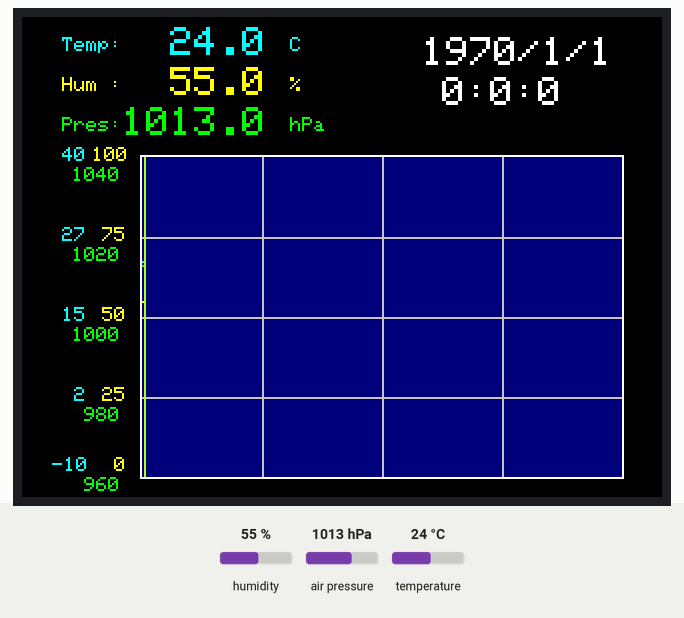
This sketch was run on a simulated ESP32. Parts: 320×240 colour display. The test bench sets the inputs (shaded band); at power-on: humidity 55 %, air pressure 1013 hPa, temperature 24 °C. What the sketch prints to the serial monitor is not drawn.

Above: at 0.4 s.

The sketch:

esp32_BME820_WebSrv.ino
```cpp
//#define USE_WIFI


//for FreeRTOS
xQueueHandle QUE[4];
TaskHandle_t th[5];
xQueueHandle Queue_DispREQ;

//for wifi
#include <WiFi.h>
#include <TimeLib.h>
//const char* ssid     = "Buffalo-G-6F1E";
//const char* password = "hjmgxi5tphvpi";

const char* ssid     = "tkdn_iPhone";
const char* password = "pgu74lcqt4iq";


WiFiServer server(80);

//for BME280
#include <Adafruit_Sensor.h>
#include <Adafruit_BME280.h>
#define SEALEVELPRESSURE_HPA (1013.25)
Adafruit_BME280 bme; // I2C
float temperature;
float pressure;
float humidity;

//for ILI9341 SPI
#include <SPI.h>
#include "Adafruit_GFX.h"
#include "Adafruit_ILI9341.h"

#define TFT_DC 16
#define TFT_CS 5
#define TFT_CLK 18
#define TFT_MOSI 23
#define TFT_MISO 19
#define TFT_RST  4
Adafruit_ILI9341 tft = Adafruit_ILI9341(TFT_CS, TFT_DC, TFT_MOSI, TFT_CLK, TFT_RST, TFT_MISO);

//-------NTPサーバー定義----------------
IPAddress timeServer(52, 168, 138, 145); //time.windows.com
const int NTP_PACKET_SIZE = 48; // NTP time stamp is in the first 48 bytes of the message
byte packetBuffer[ NTP_PACKET_SIZE]; //buffer to hold incoming and outgoing packets
const int timeZone = 9;     // Tokyo
WiFiUDP Udp;
unsigned int localPort = 8888;  // local port to listen for UDP packets
uint32_t NTPlastTime = 0;

//-------時刻表示定義-------------------
String time_str, ymd_str;
const char* week_jp[7] = {"sun", "mon", "tue", "wed", "thu", "fri", "sat"};
uint8_t MinuteTime;

//*************************NTP Time 関数**************************************
time_t getNtpTime()
{
  while (Udp.parsePacket() > 0) ; // discard any previously received packets
  Serial.println("Transmit NTP Request");
  sendNTPpacket(timeServer);
  uint32_t beginWait = millis();
  while (millis() - beginWait < 1500) {
    int size = Udp.parsePacket();
    if (size >= NTP_PACKET_SIZE) {
      Serial.println("Receive NTP Response");
      Udp.read(packetBuffer, NTP_PACKET_SIZE);  // read packet into the buffer
      unsigned long secsSince1900;
      // convert four bytes starting at location 40 to a long integer
      secsSince1900 =  (unsigned long)packetBuffer[40] << 24;
      secsSince1900 |= (unsigned long)packetBuffer[41] << 16;
      secsSince1900 |= (unsigned long)packetBuffer[42] << 8;
      secsSince1900 |= (unsigned long)packetBuffer[43];
      return secsSince1900 - 2208988800UL + timeZone * SECS_PER_HOUR;
    }
  }
  Serial.println("No NTP Response :-(");
  return 0; // return 0 if unable to get the time
}
//*************************NTP Time 関数**************************************
void sendNTPpacket(IPAddress &address)
{ // send an NTP request to the time server at the given address
  // set all bytes in the buffer to 0
  memset(packetBuffer, 0, NTP_PACKET_SIZE);
  // Initialize values needed to form NTP request
  // (see URL above for details on the packets)
  packetBuffer[0] = 0b11100011;   // LI, Version, Mode
  packetBuffer[1] = 0;     // Stratum, or type of clock
  packetBuffer[2] = 6;     // Polling Interval
  packetBuffer[3] = 0xEC;  // Peer Clock Precision
  // 8 bytes of zero for Root Delay & Root Dispersion
  packetBuffer[12]  = 49;
  packetBuffer[13]  = 0x4E;
  packetBuffer[14]  = 49;
  packetBuffer[15]  = 52;
  // all NTP fields have been given values, now
  // you can send a packet requesting a timestamp:
  Udp.beginPacket(address, 123); //NTP requests are to port 123
  Udp.write(packetBuffer, NTP_PACKET_SIZE);
  Udp.endPacket();
}

//////////////////////////////////////////////
//////////////////////////////////////////////
//  setup
//////////////////////////////////////////////
//////////////////////////////////////////////
void setup()
{
  Serial.begin(115200);
  pinMode(5, OUTPUT);      // set the LED pin mode
  delay(10);

#ifdef  USE_WIFI
  //////////////////////////////////////////////
  // We start by connecting to a WiFi network
  //////////////////////////////////////////////
  Serial.println();
  Serial.println();
  Serial.print("Connecting to ");
  Serial.println(ssid);

  WiFi.begin(ssid, password);
  while (WiFi.status() != WL_CONNECTED) {
    delay(500);
    Serial.print(".");
  }
  Serial.println("");
  Serial.println("WiFi connected.");
  Serial.println("IP address: ");
  Serial.println(WiFi.localIP());
  server.begin();
  delay(500);
#endif

  //////////////////////////////////////////////
  // BME280 initialize
  //////////////////////////////////////////////
  bool status;

  // default settings
  // (you can also pass in a Wire library object like &Wire2)
  status = bme.begin();
  if (!status) {
    Serial.println("Could not find a valid BME280 sensor, check wiring!");
    while (1);
  }
  Serial.println("-- BME280 initialize Success --");
  Serial.println();

  //////////////////////////////////////////////
  // LCD initialize
  //////////////////////////////////////////////
  tft.begin();
  tft.setRotation(1);

#ifdef  USE_WIFI
  //////////////////////////////////////////////
  //NTPサーバーから時刻を取得
  //////////////////////////////////////////////
  delay(2000); //ここの秒数が少ないとESP8266のWi-Fiが起動していないので十分余裕を持つこと
  setSyncProvider(getNtpTime);
  delay(1000);

  NTPlastTime = millis();
  MinuteTime = now();
#endif

  Queue_DispREQ = xQueueCreate(1, sizeof(uint32_t));
  xTaskCreatePinnedToCore(Task1, "Task1", 4096, NULL, 3, &th[0], 0); //Task1実行
  xTaskCreatePinnedToCore(Task2, "Task2", 4096, NULL, 5, &th[1], 0); //Task2実行
  xTaskCreatePinnedToCore(TaskBME, "TaskBME", 4096, NULL, 5, &th[3], 0); //センサー
  xTaskCreatePinnedToCore(TaskTFT, "TaskTFT", 4096, NULL, 5, &th[4], 0); //表示

#ifdef  USE_WIFI
  xTaskCreatePinnedToCore(Task3, "Task3", 4096, NULL, 5, &th[2], 1); //Task3実行
#endif
}

//////////////////////////////////////////////
//////////////////////////////////////////////
//  loop
//////////////////////////////////////////////
//////////////////////////////////////////////
void loop() {
}

int value = 0;
void Task3(void *pvParameters) {
  Serial.println("create task3.");
  vTaskDelay(100); //freeRTOS用のディレイタイム実行

  while (1) {
    WiFiClient client = server.available();   // listen for incoming clients
    if (client) {                             // if you get a client,
      Serial.println("New Client.");           // print a message out the serial port
      String currentLine = "";                // make a String to hold incoming data from the client
      while (client.connected()) {            // loop while the client's connected
        if (client.available()) {             // if there's bytes to read from the client,
          char c = client.read();             // read a byte, then
          Serial.write(c);                    // print it out the serial monitor
          if (c == '\n') {                    // if the byte is a newline character

            // if the current line is blank, you got two newline characters in a row.
            // that's the end of the client HTTP request, so send a response:
            if (currentLine.length() == 0) {
              // HTTP headers always start with a response code (e.g. HTTP/1.1 200 OK)
              // and a content-type so the client knows what's coming, then a blank line:
              client.println("HTTP/1.1 200 OK");
              client.println("Content-type:text/html");
              client.println();

              // the content of the HTTP response follows the header:
              client.print("Click <a href=\"/H\">here</a> to turn the LED on pin 5 on.<br>");
              client.print("Click <a href=\"/L\">here</a> to turn the LED on pin 5 off.<br>");

              // The HTTP response ends with another blank line:
              client.println();
              // break out of the while loop:
              break;
            } else {    // if you got a newline, then clear currentLine:
              currentLine = "";
            }
          } else if (c != '\r') {  // if you got anything else but a carriage return character,
            currentLine += c;      // add it to the end of the currentLine
          }

          // Check to see if the client request was "GET /H" or "GET /L":
          if (currentLine.endsWith("GET /H")) {
            digitalWrite(5, HIGH);               // GET /H turns the LED on
          }
          if (currentLine.endsWith("GET /L")) {
            digitalWrite(5, LOW);                // GET /L turns the LED off
          }
        }
      }
      // close the connection:
      client.stop();
      Serial.println("Client Disconnected.");
    }
  }
}


void Task1(void *pvParameters) {
  Serial.println("create task1.");
  vTaskDelay(100); //freeRTOS用のディレイタイム実行
  while (1) {
    vTaskDelay(5000); //freeRTOS用のディレイタイム実行
  }
}

void Task2(void *pvParameters) {
  Serial.println("create task2.");
  vTaskDelay(100); //freeRTOS用のディレイタイム実行
  while (1) {
    vTaskDelay(5000); //freeRTOS用のディレイタイム実行
  }
}

void TaskBME(void *pvParameters) {
  uint32_t QUE = 0;
  vTaskDelay(100); //freeRTOS用のディレイタイム実行
    temperature = bme.readTemperature();
    pressure = bme.readPressure();
    humidity = bme.readHumidity();
  while (1) {
#ifdef  USE_WIFI
    if (millis() - NTPlastTime > 1800000) { //30分毎にNTP時刻補正
      setSyncProvider(getNtpTime);
      Serial.print("Get NTP Time ----------------");
      Serial.println(String(year()) + "/" + String(month()) + "/" + String(day()) + "/" + String(hour()) + ":" + String(minute()) + ":" + String(second()));
      NTPlastTime = millis();
    }
#endif
    temperature = bme.readTemperature();
    pressure = bme.readPressure();
    humidity = bme.readHumidity();

    xQueueSendToBack(Queue_DispREQ, &QUE, portMAX_DELAY);
    QUE++;
    if (QUE == 240) {
      QUE = 0;
    }
    vTaskDelay(180000); //freeRTOS用のディレイタイム実行
  }
}

void TaskTFT(void *pvParameters) {
  portBASE_TYPE result;
  uint32_t QUE;
  char tft_str[16];

  tft.fillScreen(ILI9341_BLACK);
  tft.setTextSize(1);
  tft.setTextColor(ILI9341_CYAN);
  tft.setCursor(20, 10);
  tft.println("Temp:              C");
  tft.setTextColor(ILI9341_YELLOW);
  tft.setCursor(20, 30);
  tft.println("Hum :              %");
  tft.setTextColor(ILI9341_GREEN);
  tft.setCursor(20, 50);
  tft.println("Pres:              hPa");

  //チャートのフレームを描いておく
  tft.fillRect(59, 69, 242, 162 , ILI9341_NAVY);
  tft.drawRect(59, 69, 242, 162 , ILI9341_WHITE);
  tft.drawFastHLine(60, 110 , 240, ILI9341_LIGHTGREY);
  tft.drawFastHLine(60, 150 , 240, ILI9341_LIGHTGREY);
  tft.drawFastHLine(60, 190 , 240, ILI9341_LIGHTGREY);
  tft.drawFastVLine(120, 70, 160, ILI9341_LIGHTGREY);
  tft.drawFastVLine(180, 70, 160, ILI9341_LIGHTGREY);
  tft.drawFastVLine(240, 70, 160, ILI9341_LIGHTGREY);

  tft.setTextSize(0);
  tft.setTextColor(ILI9341_CYAN);
  tft.setCursor(20, 65);
  tft.println("40");
  tft.setCursor(20, 105);
  tft.println("27");
  tft.setCursor(20, 145);
  tft.println("15");
  tft.setCursor(26, 185);
  tft.println("2");
  tft.setCursor(15, 220);
  tft.println("-10");

  tft.setTextColor(ILI9341_YELLOW);
  tft.setCursor(35, 65);
  tft.println("100");
  tft.setCursor(40, 105);
  tft.println("75");
  tft.setCursor(40, 145);
  tft.println("50");
  tft.setCursor(40, 185);
  tft.println("25");
  tft.setCursor(46, 220);
  tft.println("0");

  tft.setTextColor(ILI9341_GREEN);
  tft.setCursor(25, 75);
  tft.println("1040");
  tft.setCursor(25, 115);
  tft.println("1020");
  tft.setCursor(25, 155);
  tft.println("1000");
  tft.setCursor(25, 195);
  tft.println(" 980");
  tft.setCursor(25, 230);
  tft.println(" 960");

  while (1) {
    result = xQueueReceive(Queue_DispREQ, &QUE, 1);
    if (result == pdTRUE) {
      //      tft.fillRect(200, 0, 270, 64, ILI9341_RED);
      tft.fillRect(200, 0, 270, 64, ILI9341_BLACK);
      tft.setTextColor(ILI9341_WHITE);  tft.setTextSize(2);
      tft.setCursor(200, 10);
      tft.println(String(year()) + "/" + String(month()) + "/" + String(day()) );
      tft.setCursor(210, 30);
      tft.println( String(hour()) + ":" + String(minute()) + ":" + String(second()));

      //      tft.fillRect(50, 0, 76, 64, ILI9341_BLUE);
      tft.fillRect(50, 0, 76, 64, ILI9341_BLACK);
      dtostrf(temperature, 6, 1, tft_str);
      tft.setTextColor(ILI9341_CYAN);  tft.setTextSize(2);
      tft.setCursor(50, 5);
      tft.println(tft_str);

      dtostrf(humidity, 6, 1, tft_str);
      tft.setTextColor(ILI9341_YELLOW);  tft.setTextSize(2);
      tft.setCursor(50, 25);
      tft.println(tft_str);

      dtostrf((pressure / 100), 6, 1, tft_str);
      tft.setTextColor(ILI9341_GREEN);  tft.setTextSize(2);
      tft.setCursor(50, 45);
      tft.println(tft_str);
      plot_chart(QUE);

    }

    vTaskDelay(1); //freeRTOS用のディレイタイム実行
  }
}


void plot_chart(int t)
{
  int16_t x, y;
  float work;
  int16_t color;
  x = (t % 240) + 60;
  if ((0 == t % 60) && (t > 0)) {
    color = ILI9341_LIGHTGREY;
    tft.drawFastVLine(x, 70, 160, color);
  }
  else {
    color = ILI9341_NAVY;
    tft.drawFastVLine(x, 70, 160, color);
    color = ILI9341_LIGHTGREY;
    tft.drawPixel(x, 110, color);
    tft.drawPixel(x, 150, color);
    tft.drawPixel(x, 190, color);
  }
  if (t == 239) {
    tft.drawFastVLine(60, 70, 160, ILI9341_GREENYELLOW);
  }
  else {
    tft.drawFastVLine(x + 1, 70, 160, ILI9341_GREENYELLOW);
  }

  //temperature
  if ((temperature < 40.0) && (temperature > -10)) {
    work = temperature;
    work = (work + 10) * (160.0 / 50.0);
    y = 230 - (int)work;
    tft.drawPixel(x, y, ILI9341_CYAN);
  }
  else { //はみ出している
  }

  //humidity
  if ((humidity < 100.0) && (humidity > 0.0)) {
    work = humidity;
    work = work * (160.0 / 100.0);
    y = 230 - (int)work;
    tft.drawPixel(x, y, ILI9341_YELLOW);
  }
  else { //はみ出している
  }

  //pressure
  if ((pressure < 104000.0) && (pressure > 96000.0)) {
    work = pressure / 100;
    work = (work - 960) * (160.0 / 80.0);
    y = 230 - (int)work;
    tft.drawPixel(x, y, ILI9341_GREEN);
  }
  else { //はみ出している
  }


}
```
